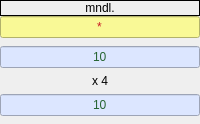
      <widget class="QFrame" name="frame_6">
       <property name="frameShape">
        <enum>QFrame::NoFrame</enum>
       </property>
       <property name="frameShadow">
        <enum>QFrame::Raised</enum>
       </property>
       <layout class="QVBoxLayout" name="verticalLayout_3">
        <property name="spacing">
         <number>0</number>
        </property>
        <property name="leftMargin">
         <number>0</number>
        </property>
        <property name="topMargin">
         <number>0</number>
        </property>
        <property name="rightMargin">
         <number>0</number>
        </property>
        <property name="bottomMargin">
         <number>0</number>
        </property>
        <item>
         <widget class="QLabel" name="label_26">
          <property name="frameShape">
           <enum>QFrame::Box</enum>
          </property>
          <property name="text">
           <string>mndl.</string>
          </property>
          <property name="alignment">
           <set>Qt::AlignCenter</set>
          </property>
         </widget>
        </item>
        <item>
         <widget class="QLineEdit" name="g_6">
          <property name="styleSheet">
           <string notr="true">color: rgb(200, 27, 36);
background-color: rgb(249, 249, 150);</string>
          </property>
          <property name="text">
           <string>*</string>
          </property>
          <property name="alignment">
           <set>Qt::AlignCenter</set>
          </property>
         </widget>
        </item>
        <item>
         <widget class="QFrame" name="frame_14">
          <property name="frameShape">
           <enum>QFrame::NoFrame</enum>
          </property>
          <property name="frameShadow">
           <enum>QFrame::Raised</enum>
          </property>
          <layout class="QVBoxLayout" name="verticalLayout_10">
           <property name="leftMargin">
            <number>0</number>
           </property>
           <property name="topMargin">
            <number>8</number>
           </property>
           <property name="rightMargin">
            <number>0</number>
           </property>
           <property name="bottomMargin">
            <number>8</number>
           </property>
           <item>
            <widget class="QLineEdit" name="points_6">
             <property name="styleSheet">
              <string notr="true">color: rgb(38, 100, 50);
background-color: rgb(220, 230, 255);</string>
             </property>
             <property name="text">
              <string>10</string>
             </property>
             <property name="alignment">
              <set>Qt::AlignCenter</set>
             </property>
             <property name="readOnly">
              <bool>true</bool>
             </property>
            </widget>
           </item>
           <item>
            <widget class="QLabel" name="label_31">
             <property name="text">
              <string>x 4</string>
             </property>
             <property name="alignment">
              <set>Qt::AlignCenter</set>
             </property>
            </widget>
           </item>
           <item>
            <widget class="QLineEdit" name="abi_6">
             <property name="styleSheet">
              <string notr="true">color: rgb(38, 100, 50);
background-color: rgb(220, 230, 255);</string>
             </property>
             <property name="text">
              <string>10</string>
             </property>
             <property name="alignment">
              <set>Qt::AlignCenter</set>
             </property>
             <property name="readOnly">
              <bool>true</bool>
             </property>
            </widget>
           </item>
          </layout>
         </widget>
        </item>
       </layout>
      </widget>
